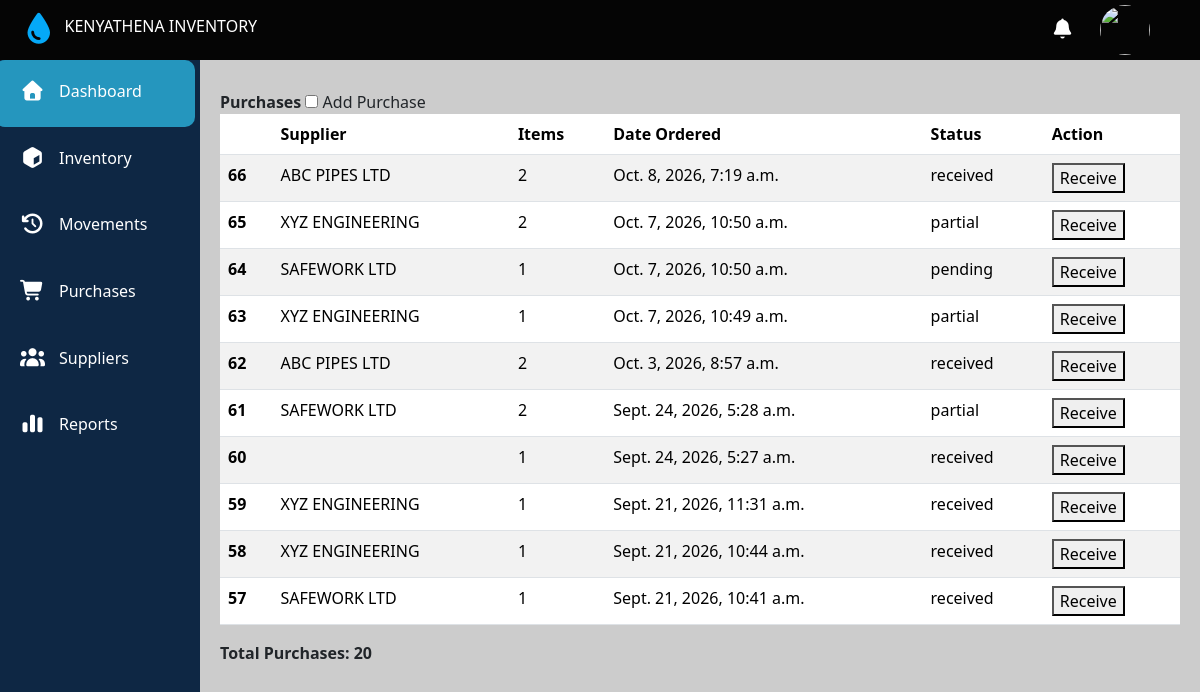
/purchasepage/, run on the app's committed database.
### main/models.py (models this page shows, shortened)
class Purchase(models.Model):
  supplier = models.ForeignKey(Suppliers,on_delete=models.PROTECT)
  date_ordered = models.DateTimeField(auto_now_add=True)
  choices=[
    ("pending","Pending"),
    ("partial","Partially Received"),
    ("received","Received")
  ]
  status = models.CharField(max_length=20,choices=choices,default="pending")

class Suppliers(models.Model):
  supplier=models.CharField(max_length=200)
  contact = models.CharField(max_length=200,null=True)
  phone = models.CharField(max_length=15,null=True)
  status =models.BooleanField(default=True ,null=True)
  def __str__(self):
    return self.supplier

### main/views.py (the view, shortened to what this page needs)
# urls.py: path('purchasepage/',views.purchasePage,name = 'purchase'),
def purchasePage(request):
  purchases = Purchase.objects.all().order_by('-id')[:10]
  purchase_count = Purchase.objects.count()
  purchase_items = PurchaseItem.objects.all()
  context = {'purchases':purchases,'purchase_count':purchase_count,'items':purchase_items}
  return render(request,'main/purchase.html',context)

### main/templates/main/purchase.html (shortened to what this page needs)
{% extends 'main/base.html' %}
{% block content %}
    <div class="addPurchase">
      <span style="font-weight: 700;">Purchases</span>
      <input type="checkbox" id="check">
      <label for="check">Add Purchase</label>
    </div>
    <div class="purchase" style="margin-right: 20px;">
      <table class="table table-striped"  >
      <thead>
        <tr>
          <th scope="col"></th>
          <th scope="col">Supplier</th>
          <th scope="col">Items</th>
          <th scope="col">Date Ordered</th>
          <th scope="col">Status</th>
          <th scope="col">Action</th>
        </tr>
      </thead>
      <tbody>
        {% for purchase in purchases %}
        <tr>
          <th scope="row">{{purchase.id}}</th>
          <td>{{purchase.supplier}}</td>
          <td>{{purchase.items.count}}</td>
          <td>{{purchase.date_ordered}}</td>
          <td>{{purchase.status}}</td>
          <td>
            <a href="{% url 'receive' purchase.id %}">
              <button>Receive</button>
            </a>
          </td>
        </tr>
        {% endfor %}
      </tbody>
    </table>
    <div class="total" style="font-weight: 700;">
      <span >Total Purchases:</span>
      <span>{{purchase_count}}</span>
    </div>
    </div>
{% endblock %}

### main/static/main/css/masawe.css (style rules this page uses)
body { margin: 90px 0 0 220px; padding: 0; box-sizing: border-box; background-color: rgba(0,0,0,0.2) }
html, body { scrollbar-width: none; -ms-overflow-style: none; }

### main/templates/main/navbar.html (style rules this page uses)
a { display: flex; text-decoration: none; color: white; align-items: center; height: 100%; width: 100%; }

### data on the page
Purchase: id "66", supplier "ABC PIPES LTD", items.count "2", date_ordered "Oct. 8, 2026, 7:19 a.m.", status "received"
Purchase: id "65", supplier "XYZ ENGINEERING", items.count "2", date_ordered "Oct. 7, 2026, 10:50 a.m.", status "partial"
Purchase: id "64", supplier "SAFEWORK LTD", items.count "1", date_ordered "Oct. 7, 2026, 10:50 a.m.", status "pending"
Purchase: id "63", supplier "XYZ ENGINEERING", items.count "1", date_ordered "Oct. 7, 2026, 10:49 a.m.", status "partial"
Purchase: id "62", supplier "ABC PIPES LTD", items.count "2", date_ordered "Oct. 3, 2026, 8:57 a.m.", status "received"
Purchase: id "61", supplier "SAFEWORK LTD", items.count "2", date_ordered "Sept. 24, 2026, 5:28 a.m.", status "partial"
Purchase: id "60", items.count "1", date_ordered "Sept. 24, 2026, 5:27 a.m.", status "received"
Purchase: id "59", supplier "XYZ ENGINEERING", items.count "1", date_ordered "Sept. 21, 2026, 11:31 a.m.", status "received"
Purchase: id "58", supplier "XYZ ENGINEERING", items.count "1", date_ordered "Sept. 21, 2026, 10:44 a.m.", status "received"
Purchase: id "57", supplier "SAFEWORK LTD", items.count "1", date_ordered "Sept. 21, 2026, 10:41 a.m.", status "received"

### other printed values
{{ purchase_count }} "20"
